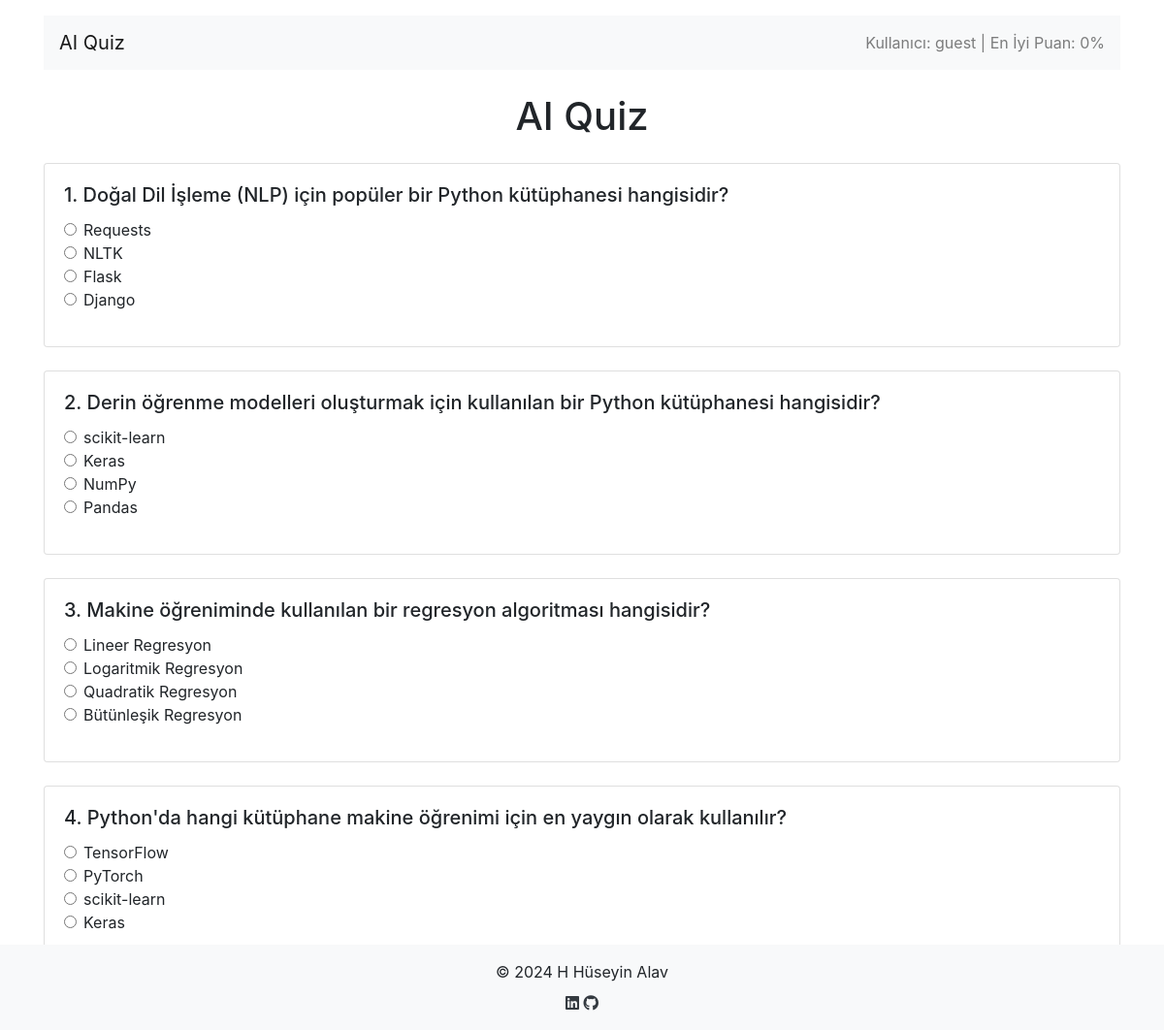
The page /quiz on the database its author committed.
### app/models.py (models this page shows)
class Question(db.Model):
    id = db.Column(db.Integer, primary_key=True)
    question_text = db.Column(db.String(200), nullable=False)
    option_a = db.Column(db.String(100), nullable=False)
    option_b = db.Column(db.String(100), nullable=False)
    option_c = db.Column(db.String(100), nullable=False)
    option_d = db.Column(db.String(100), nullable=False)
    correct_answer = db.Column(db.String(100), nullable=False)

### app/routes.py (the view, shortened to what this page needs)
@app.route('/quiz', methods=['GET', 'POST'])
def quiz():
    questions = Question.query.order_by(db.func.random()).limit(4).all()
    total_questions = len(questions)
    username = session.get('username', 'guest')
    user = UserScore.query.filter_by(username=username).first()
    best_score = user.highscore if user else 0
    return render_template('quiz.html', questions=questions, username=username, best_score=best_score)

### app/templates/quiz.html (shortened to what this page needs)
<!DOCTYPE html>
<html lang="en">
<head>
    <link href="https://stackpath.bootstrapcdn.com/bootstrap/4.5.2/css/bootstrap.min.css" rel="stylesheet">
    <link rel="stylesheet" href="https://cdnjs.cloudflare.com/ajax/libs/font-awesome/6.0.0-beta3/css/all.min.css">
</head>
<body>
    <div class="container mt-3">
        <nav class="navbar navbar-expand-lg navbar-light bg-light">
            <a class="navbar-brand" href="#">AI Quiz</a>
            <div class="ml-auto">
                <span class="navbar-text">
                    Kullanıcı: {{ username }} | En İyi Puan: {{ best_score }}%
                </span>
            </div>
        </nav>
        <h1 class="text-center mt-4">AI Quiz</h1>
        <form action="{{ url_for('quiz') }}" method="post">
            {% for question in questions %}
            <div class="card mt-4">
                <div class="card-body">
                    <h5 class="card-title">{{ loop.index }}. {{ question.question_text }}</h5>
                    <div class="form-group">
                        <div class="form-check">
                            <input class="form-check-input" type="radio" name="answer{{ question.id }}" id="optionA{{ question.id }}" value="{{ question.option_a }}" required>
                            <label class="form-check-label" for="optionA{{ question.id }}">
                                {{ question.option_a }}
                            </label>
                        </div>
                        <div class="form-check">
                            <input class="form-check-input" type="radio" name="answer{{ question.id }}" id="optionB{{ question.id }}" value="{{ question.option_b }}" required>
                            <label class="form-check-label" for="optionB{{ question.id }}">
                                {{ question.option_b }}
                            </label>
                        </div>
                        <div class="form-check">
                            <input class="form-check-input" type="radio" name="answer{{ question.id }}" id="optionC{{ question.id }}" value="{{ question.option_c }}" required>
                            <label class="form-check-label" for="optionC{{ question.id }}">
                                {{ question.option_c }}
                            </label>
                        </div>
                        <div class="form-check">
                            <input class="form-check-input" type="radio" name="answer{{ question.id }}" id="optionD{{ question.id }}" value="{{ question.option_d }}" required>
                            <label class="form-check-label" for="optionD{{ question.id }}">
                                {{ question.option_d }}
                            </label>
                        </div>
                    </div>
                </div>
            </div>
            {% endfor %}
            <div class="text-center mt-4">
                <button type="submit" class="btn btn-primary">Submit</button>
            </div>
        </form>
    </div>
</body>
<footer class="bg-light text-center text-lg-start fixed-bottom mt-5">
    <div class="text-center p-3">
        © 2024 H Hüseyin Alav
        <div class="mt-2">
            <a href="https://www.linkedin.com/in/hhsynalv/" target="_blank" class="text-dark me-3">
                <i class="fab fa-linkedin"></i>
            </a>
            <a href="https://github.com/hsynalv" target="_blank" class="text-dark">
                <i class="fab fa-github"></i>
            </a>
        </div>
    </div>
</footer>
</html>

### rows shown on the page
Question: question_text "Doğal Dil İşleme (NLP) için popüler bir Python kütüphanesi hangisidir?", option_a "Requests", option_b "NLTK", option_c "Flask", option_d "Django"
Question: question_text "Derin öğrenme modelleri oluşturmak için kullanılan bir Python kütüphanesi hangisidir?", option_a "scikit-learn", option_b "Keras", option_c "NumPy", option_d "Pandas"
Question: question_text "Makine öğreniminde kullanılan bir regresyon algoritması hangisidir?", option_a "Lineer Regresyon", option_b "Logaritmik Regresyon", option_c "Quadratik Regresyon", option_d "Bütünleşik Regresyon"
Question: question_text "Python'da hangi kütüphane makine öğrenimi için en yaygın olarak kullanılır?", option_a "TensorFlow", option_b "PyTorch", option_c "scikit-learn", option_d "Keras"

### other values the page prints
{{ username }} "guest"
{{ best_score }} "0"
